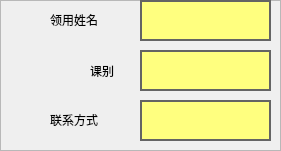
   <widget class="QFrame" name="frame_5">
    <property name="geometry">
     <rect>
      <x>900</x>
      <y>20</y>
      <width>281</width>
      <height>151</height>
     </rect>
    </property>
    <property name="styleSheet">
     <string notr="true">QLabel{background:rgb(255, 255, 127);

}</string>
    </property>
    <property name="frameShape">
     <enum>QFrame::StyledPanel</enum>
    </property>
    <property name="frameShadow">
     <enum>QFrame::Raised</enum>
    </property>
    <widget class="QLabel" name="lab_phone">
     <property name="geometry">
      <rect>
       <x>140</x>
       <y>100</y>
       <width>131</width>
       <height>41</height>
      </rect>
     </property>
     <property name="styleSheet">
      <string notr="true">*{
font-size:19px;
border: 2px solid rgb(100, 100, 100);
}</string>
     </property>
     <property name="text">
      <string/>
     </property>
    </widget>
    <widget class="QLabel" name="lab_worker_name">
     <property name="geometry">
      <rect>
       <x>140</x>
       <y>0</y>
       <width>131</width>
       <height>41</height>
      </rect>
     </property>
     <property name="styleSheet">
      <string notr="true">*{

border: 2px solid rgb(100, 100, 100);
}</string>
     </property>
     <property name="text">
      <string/>
     </property>
    </widget>
    <widget class="QLabel" name="lab_frim">
     <property name="geometry">
      <rect>
       <x>140</x>
       <y>50</y>
       <width>131</width>
       <height>41</height>
      </rect>
     </property>
     <property name="styleSheet">
      <string notr="true">*{

border: 2px solid rgb(100, 100, 100);
}</string>
     </property>
     <property name="text">
      <string/>
     </property>
    </widget>
    <widget class="QLabel" name="label_26">
     <property name="geometry">
      <rect>
       <x>50</x>
       <y>10</y>
       <width>81</width>
       <height>20</height>
      </rect>
     </property>
     <property name="styleSheet">
      <string notr="true">*{background:none;}</string>
     </property>
     <property name="text">
      <string>领用姓名</string>
     </property>
    </widget>
    <widget class="QLabel" name="label_15">
     <property name="enabled">
      <bool>true</bool>
     </property>
     <property name="geometry">
      <rect>
       <x>50</x>
       <y>110</y>
       <width>81</width>
       <height>20</height>
      </rect>
     </property>
     <property name="styleSheet">
      <string notr="true">*{background:none;}</string>
     </property>
     <property name="text">
      <string>联系方式</string>
     </property>
    </widget>
    <widget class="QLabel" name="label_25">
     <property name="geometry">
      <rect>
       <x>90</x>
       <y>60</y>
       <width>41</width>
       <height>21</height>
      </rect>
     </property>
     <property name="styleSheet">
      <string notr="true">*{background:none;}</string>
     </property>
     <property name="text">
      <string>课别</string>
     </property>
    </widget>
   </widget>
